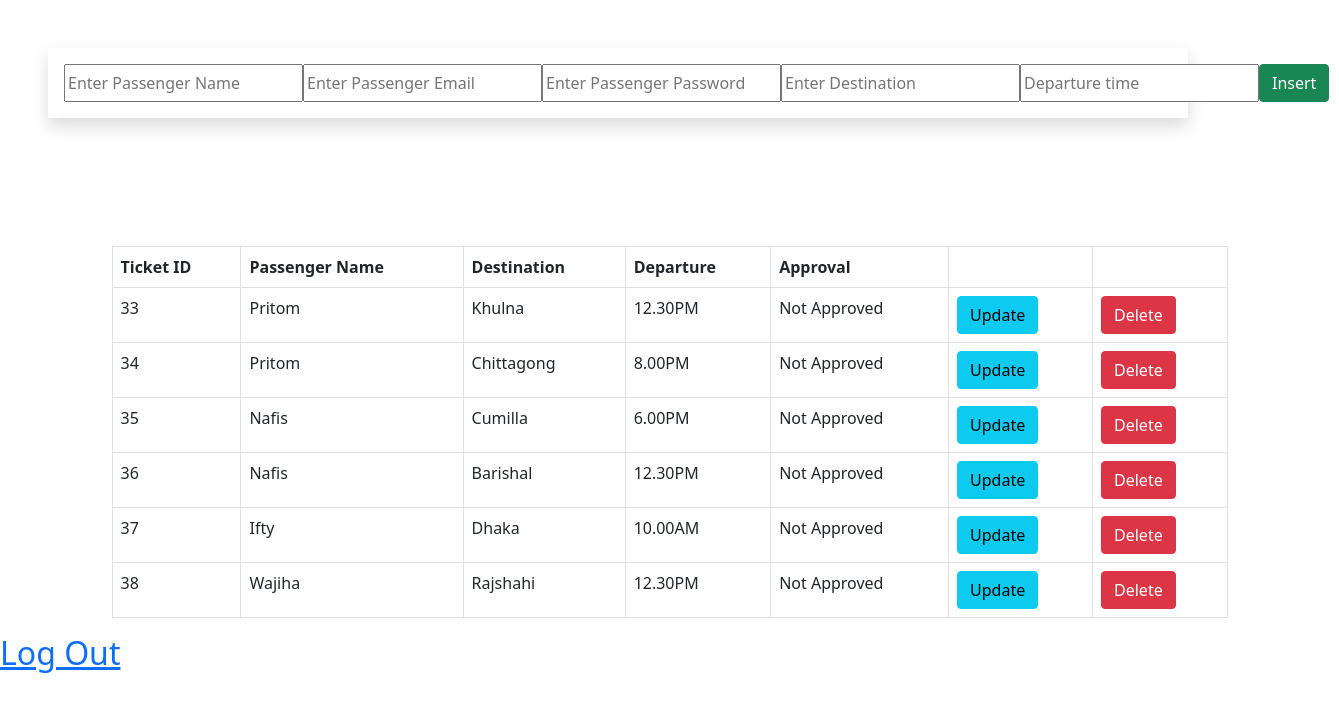
Page /admin_home.php on the committed database.
### tables this page shows
CREATE TABLE `ticket` (
  `id` int(11) NOT NULL,
  `destination` varchar(50) NOT NULL,
  `departure` varchar(50) NOT NULL,
  `passenger_id` int(11) NOT NULL,
  `passenger_name` varchar(30) NOT NULL,
  `operator_id` int(11) NOT NULL,
  `bus_name` varchar(30) NOT NULL,
  `seat_type` varchar(30) NOT NULL,
  `approval` varchar(30) NOT NULL
);

### admin_home.php (the view, shortened to what this page needs)
<?php
    include 'DBconnect.php';
?>
<!doctype html>
<html lang="en">
  <head>
    <link href="https://cdn.jsdelivr.net/npm/bootstrap@5.0.2/dist/css/bootstrap.min.css" rel="stylesheet">
  </head>
  <body>
    <div class="container shadow m-5 p-3">
        <form action="/busProject/admin_home.php" method="post" class="d-flex justify-content-around">
            <input class="text" type="text" name="passengername"
            placeholder="Enter Passenger Name">
            <input class="text" type="text" name="email"
            placeholder="Enter Passenger Email">
            <input class="text" type="text" name="pass"
            placeholder="Enter Passenger Password">
            <input class="text"  name="dst"
             placeholder="Enter Destination">
             <input class="text"  name="dprt"
             placeholder="Departure time">
            <input type="submit" value="Insert" name="btn" class="btn
            btn-success">
        </form>
    </div>
    <div class="container  m-5 p-3">
    </div>
    <div class="container">
        <table class ="table table-bordered">
            <tr>
                <th>Ticket ID</th>
                <th>Passenger Name</th>
                <th>Destination</th>
                <th>Departure</th>
                <th>Approval</th>
                <th></th>
                <th></th>
            </tr>
            <?php
                $query="SELECT * FROM ticket";
                $readquery = mysqli_query($conn, $query);
                if($readquery->num_rows>0){
                    while($rd=mysqli_fetch_assoc($readquery)){
                        $passengername = $rd['passenger_name'];
                        $ticket_id = $rd['id'];
                        $destination = $rd['destination'];
                        $depart = $rd['departure'];
                        $approve = $rd['approval'];
            ?>
            <tr>
                <td><?php echo $ticket_id; ?></td>
                <td><?php echo $passengername; ?></td>
                <td><?php echo $destination; ?></td>
                <td><?php echo $depart; ?></td>
                <td><?php echo $approve; ?></td>
                <td><a href="admin_home.php?update=<?php echo $ticket_id; ?>" class="btn btn-info">Update</a></td>
                <td><a href="admin_home.php?delete=<?php echo $ticket_id; ?>" class="btn btn-danger">Delete</a></td>
            </tr>
            <?php }}else{
                echo "No Data to show";
            }
             ?>
        </table>
    </div>
    <a href="User_logout.php"><h2> Log Out </h2> </a>
  </body>
</html>

### rows in the picture
ticket: id "33", passenger_name "Pritom", destination "Khulna", departure "12.30PM", approval "Not Approved"
ticket: id "34", passenger_name "Pritom", destination "Chittagong", departure "8.00PM", approval "Not Approved"
ticket: id "35", passenger_name "Nafis", destination "Cumilla", departure "6.00PM", approval "Not Approved"
ticket: id "36", passenger_name "Nafis", destination "Barishal", departure "12.30PM", approval "Not Approved"
ticket: id "37", passenger_name "Ifty", destination "Dhaka", departure "10.00AM", approval "Not Approved"
ticket: id "38", passenger_name "Wajiha", destination "Rajshahi", departure "12.30PM", approval "Not Approved"
